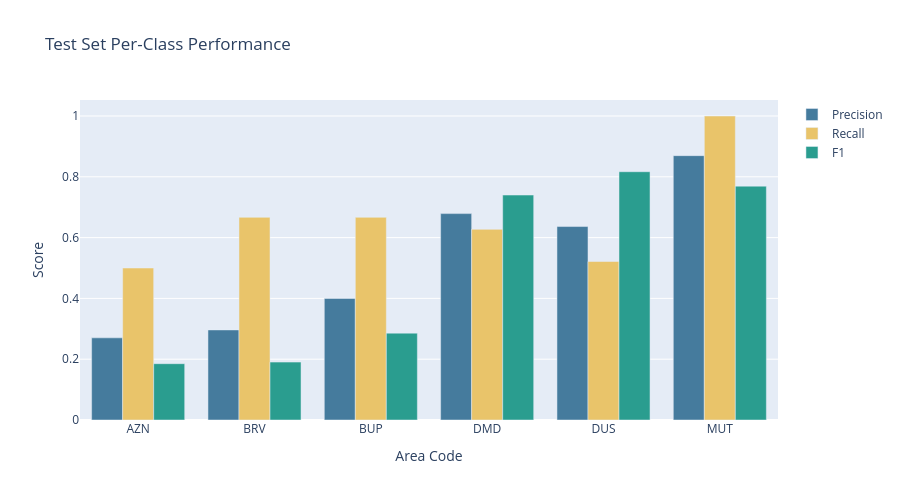

Here is the notebook cell this chart was saved with:
### Markdown cell above
## 5. Test Set Evaluation Results (Interactive)

### Code cell
if evaluation:
    metrics = evaluation['metrics']
    
    # Create metrics display
    print("Test Set Evaluation Results:")
    print(f"Accuracy: {metrics['accuracy']:.4f} ({metrics['accuracy']*100:.1f}%)")
    print(f"Macro-F1: {metrics['macro_f1']:.4f}")
    print(f"Weighted-F1: {metrics['weighted_f1']:.4f}")
    print(f"Misclassified: {evaluation['misclassified']} / {evaluation['n_test']}")
    
    # Per-class metrics
    per_class = metrics['per_class']
    per_class_df = pd.DataFrame(per_class).T.reset_index()
    per_class_df.columns = ['Class', 'Precision', 'Recall', 'F1', 'Support']
    per_class_df['Area'] = per_class_df['Class'].map(CODE_TO_AREA)
    
    # Create interactive per-class chart
    fig = go.Figure()
    
    metrics_to_plot = ['Precision', 'Recall', 'F1']
    colors = ['#457b9d', '#e9c46a', '#2a9d8f']
    
    for idx, metric in enumerate(metrics_to_plot):
        fig.add_trace(go.Bar(
            name=metric,
            x=per_class_df['Class'],
            y=per_class_df[metric],
            marker_color=colors[idx]
        ))
    
    fig.update_layout(
        title='Test Set Per-Class Performance',
        xaxis_title='Area Code',
        yaxis_title='Score',
        barmode='group',
        height=500
    )
    fig.show()
    
    # Display per-class table
    print("\nPer-Class Metrics:")
    display(per_class_df.style.format({
        'Precision': '{:.4f}',
        'Recall': '{:.4f}',
        'F1': '{:.4f}'
    }).hide(axis='index'))
else:
    print("Evaluation results not available")

### Figure 1 — Plotly figure (JSON) as saved in the notebook; plotly's stock layout.template omitted (floating-point values rounded to 4 significant figures)
{"data": [{"marker": {"color": "#457b9d"}, "name": "Precision", "type": "bar", "x": ["AZN", "BRV", "BUP", "DMD", "DUS", "MUT"], "y": [0.2703, 0.2963, 0.4, 0.6789, 0.6364, 0.8696]}, {"marker": {"color": "#e9c46a"}, "name": "Recall", "type": "bar", "x": ["AZN", "BRV", "BUP", "DMD", "DUS", "MUT"], "y": [0.5, 0.6667, 0.6667, 0.6271, 0.5213, 1.0]}, {"marker": {"color": "#2a9d8f"}, "name": "F1", "type": "bar", "x": ["AZN", "BRV", "BUP", "DMD", "DUS", "MUT"], "y": [0.1852, 0.1905, 0.2857, 0.74, 0.8167, 0.7692]}], "layout": {"barmode": "group", "height": 500, "title": {"text": "Test Set Per-Class Performance"}, "xaxis": {"title": {"text": "Area Code"}}, "yaxis": {"title": {"text": "Score"}}}}
